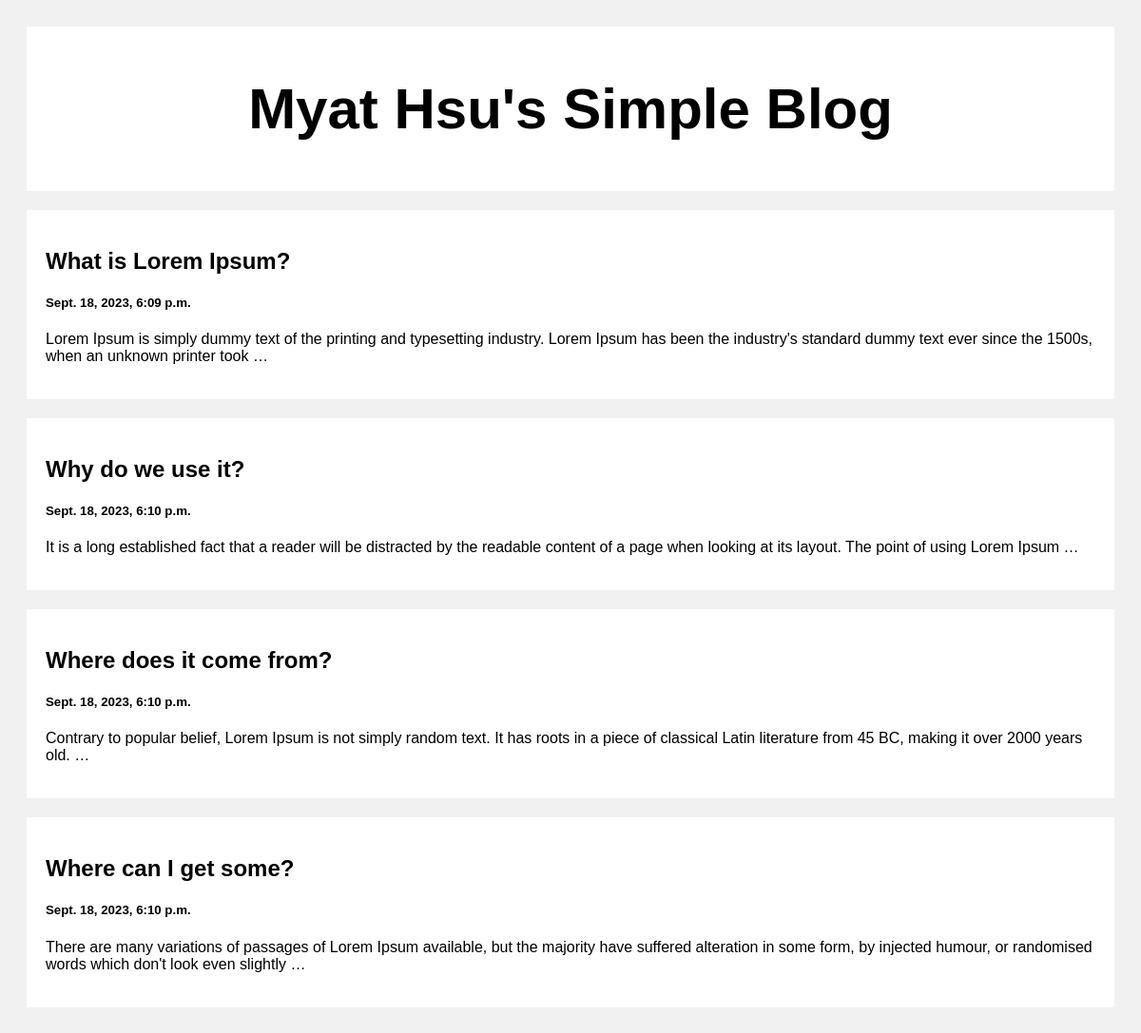
The page / on the database its author committed.
### posts/views.py (the view)
def index(request):
    posts = Post.objects.all()
    return render(request, 'index.html', {'posts' : posts})

### templates/index.html (shortened to what this page needs)
<!DOCTYPE html>
<html>
<head>
</head>
<body>
<div class="header">
    <h2>Myat Hsu's Simple Blog</h2>
</div>
<div class="row">
    {% for post in posts %}
    <div class="leftcolumn">
        <div class="card">
            <h2>{{post.title}}</h2>
            <h5>{{post.created_at}}</h5>
            <p>{{post.body|truncatewords:30}}</p>
        </div>
    </div>
    {% endfor %}
</div>
</body>
</html>

### templates/index.html (style rules this page uses)
* { box-sizing: border-box; }
body { font-family: Arial; padding: 20px; background: #f1f1f1; }
.header { padding: 2px; font-size: 40px; text-align: center; background: white; }
.leftcolumn { float: left; width: 100%; }
.card { background-color: white; padding: 20px; margin-top: 20px; }
.row:after { content: ""; display: table; clear: both; }

### rows shown on the page
Post: title "What is Lorem Ipsum?", created_at "Sept. 18, 2023, 6:09 p.m.", body "Lorem Ipsum is simply dummy text of the printing and typesetting industry. Lorem Ipsum has been the industry's standard dummy text ever since the 1500s, when an unknown printer took …"
Post: title "Why do we use it?", created_at "Sept. 18, 2023, 6:10 p.m.", body "It is a long established fact that a reader will be distracted by the readable content of a page when looking at its layout. The point of using Lorem Ipsum …"
Post: title "Where does it come from?", created_at "Sept. 18, 2023, 6:10 p.m.", body "Contrary to popular belief, Lorem Ipsum is not simply random text. It has roots in a piece of classical Latin literature from 45 BC, making it over 2000 years old. …"
Post: title "Where can I get some?", created_at "Sept. 18, 2023, 6:10 p.m.", body "There are many variations of passages of Lorem Ipsum available, but the majority have suffered alteration in some form, by injected humour, or randomised words which don't look even slightly …"
